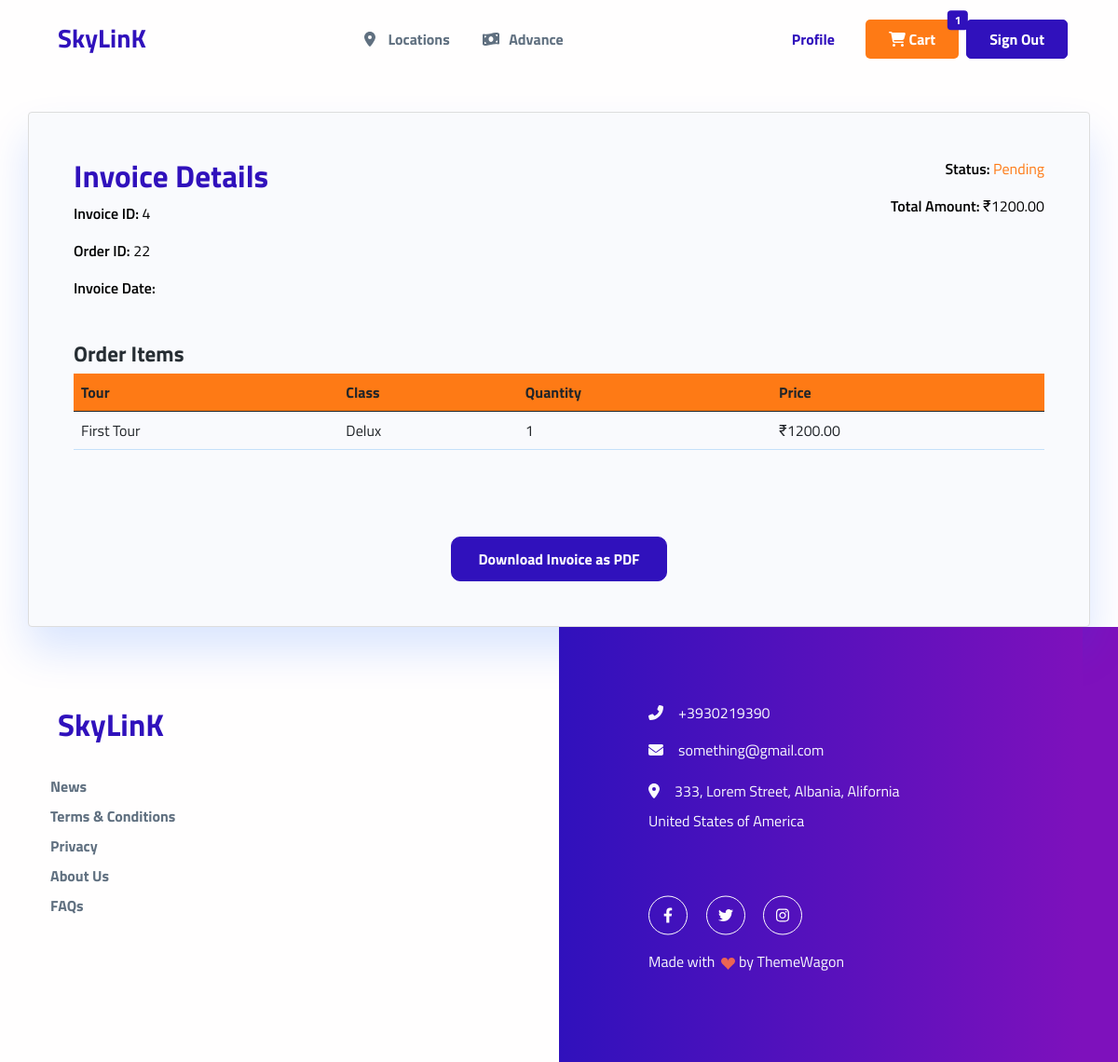
The app's page /invoice/4/ (signed in) with its own data.
### travel/models.py (models this page shows, shortened)
class Invoice(models.Model):
    STATUS_CHOICES = [
        ('Pending', 'Pending'),
        ('Paid', 'Paid'),
        ('Cancelled', 'Cancelled'),
    ]
    order = models.OneToOneField(
        Order, on_delete=models.CASCADE, related_name="invoice")
    invoice_date = models.DateTimeField(auto_now_add=True)
    status = models.CharField(choices=STATUS_CHOICES,
                              default='Pending', max_length=10)
    total_amount = models.DecimalField(max_digits=10, decimal_places=2)

class Order(models.Model):
    STATUS_CHOICES = [
        ('Pending', 'Pending'),
        ('Completed', 'Completed'),
        ('Cancelled', 'Cancelled'),
    ]
    user = models.ForeignKey(User, on_delete=models.CASCADE)
    total_price = models.DecimalField(max_digits=10, decimal_places=2)
    status = models.CharField(choices=STATUS_CHOICES,
                              default='Pending', max_length=10)
    created_at = models.DateTimeField(auto_now_add=True)

class OrderItem(models.Model):
    order = models.ForeignKey(
        Order, on_delete=models.CASCADE, related_name="items")
    tour = models.ForeignKey('Tour', on_delete=models.CASCADE)
    t_class = models.ForeignKey('T_class', on_delete=models.CASCADE)
    quantity = models.PositiveIntegerField(default=1)
    adult_price = models.DecimalField(
        max_digits=10, decimal_places=2, null=True, blank=True)
    twin_sharing_price = models.DecimalField(
        max_digits=10, decimal_places=2, null=True, blank=True)
    extra_price = models.DecimalField(
        max_digits=10, decimal_places=2, null=True, blank=True)

class Tour(models.Model):
    code = models.CharField(max_length=50, unique=True,
                            default=uuid.uuid4, help_text="Unique code for the tour.")
    tour_type = models.ForeignKey(
        TourType, on_delete=models.CASCADE, related_name="tours", help_text="Type of the tour.")
    short_description = models.CharField(
        max_length=255, help_text="Short title or description of the tour.")
    type = models.ForeignKey(TourTypeOption, on_delete=models.CASCADE,
                             related_name="tours", help_text="Tour type option.")
    long_description = models.TextField(
        help_text="Detailed description of the tour.")
    category = models.ForeignKey(TourCategory, on_delete=models.CASCADE,
                                 related_name="tours", help_text="Category of the tour.")
    number_of_nights = models.PositiveIntegerField(
        help_text="Number of nights for the tour.")
    number_of_days = models.PositiveIntegerField(
        help_text="Number of days for the tour.")
    currency = models.ForeignKey(Currency, on_delete=models.CASCADE,
                                 related_name="tours", help_text="Currency for pricing.")
    departure_city = models.CharField(
        max_length=100, help_text="City of departure.")
    feature = models.BooleanField(
        default=False, help_text="Mark as a featured tour.")
    new_arrival = models.BooleanField(
        default=False, help_text="Mark as a new arrival.")
    clearance_sale = models.BooleanField(
        default=False, help_text="Mark as a clearance sale.")
    active = models.BooleanField(default=True, help_text="Is the tour active?")

class T_class(models.Model):
    name = models.CharField(
        max_length=100, help_text="Name of the t=class")

### travel/views.py (the view)
# urls.py: path('invoice/<int:invoice_id>/', views.invoice_detail, name='invoice_detail'),
@my_login_required
def invoice_detail(request, invoice_id):
    invoice = Invoice.objects.get(id=invoice_id)
    return render(request, 'order/invoice_detail.html', {'invoice': invoice})

### travel/context_processors.py (called while the page is built, shortened)
def cart_items_count(request):
    if request.user.is_authenticated:
        cart, _ = Cart.objects.get_or_create(user=request.user)
    return {'cart_items_count': cart.items.count()}

### travel/templates/order/invoice_detail.html (shortened to what this page needs)
{% extends "base.html" %}
{% block content %}
<div id="invoice-content" class="container bg-light shadow-sm rounded mt-8 p-5" style="border: 1px solid #ddd; color: black;">
    <div class="row mb-4">
        <div class="col-md-6">
            <h2 class="text-primary">Invoice Details</h2>
            <p><strong>Invoice ID:</strong> {{ invoice.id }}</p>
            <p><strong>Order ID:</strong> {{ invoice.order.id }}</p>
            <p><strong>Invoice Date:</strong> {{ invoice_date_ist|date:"Y-m-d H:i:s" }}</p>
        </div>
        <div class="col-md-6 text-end">
            <p><strong>Status:</strong>
                <span style="color: #FE7A15;">
                    {{ invoice.status }}
                </span>
            </p>
            <p><strong>Total Amount:</strong> ₹{{ invoice.total_amount }}</p>
        </div>
    </div>
    <div class="row mb-4">
        <div class="col-md-12">
            <h4 class="text-dark">Order Items</h4>
            <table class="table table-hover ">
                <thead style="background-color: #FE7A15; color: white;">
                    <tr>
                        <th>Tour</th>
                        <th>Class</th>
                        <th>Quantity</th>
                        <th>Price</th>
                    </tr>
                </thead>
                <tbody style="color: black;">
                    {% for item in invoice.order.items.all %}
                    <tr >
                        <td>{{ item.tour.short_description }}</td>
                        <td>{{ item.t_class.name }}</td>
                        <td>{{ item.quantity }}</td>
                        <td>₹{{ item.adult_price|default:item.twin_sharing_price|default:item.extra_price }}</td>
                    </tr>
                    {% endfor %}
                </tbody>
            </table>
        </div>
    </div>
    <div class="row mt-5">
        <div class="col-md-12 text-center">
            <button onclick="downloadPDF()" class="btn btn-primary btn-lg">Download Invoice as PDF</button>
        </div>
    </div>
</div>
{% endblock %}

### records on screen
Invoice: id "4", order.id "22", status "Pending", total_amount "1200.00"
OrderItem: tour.short_description "First Tour", t_class.name "Delux", quantity "1", adult_price "1200.00"

### other values on screen
{{ cart_items_count }} "1"
